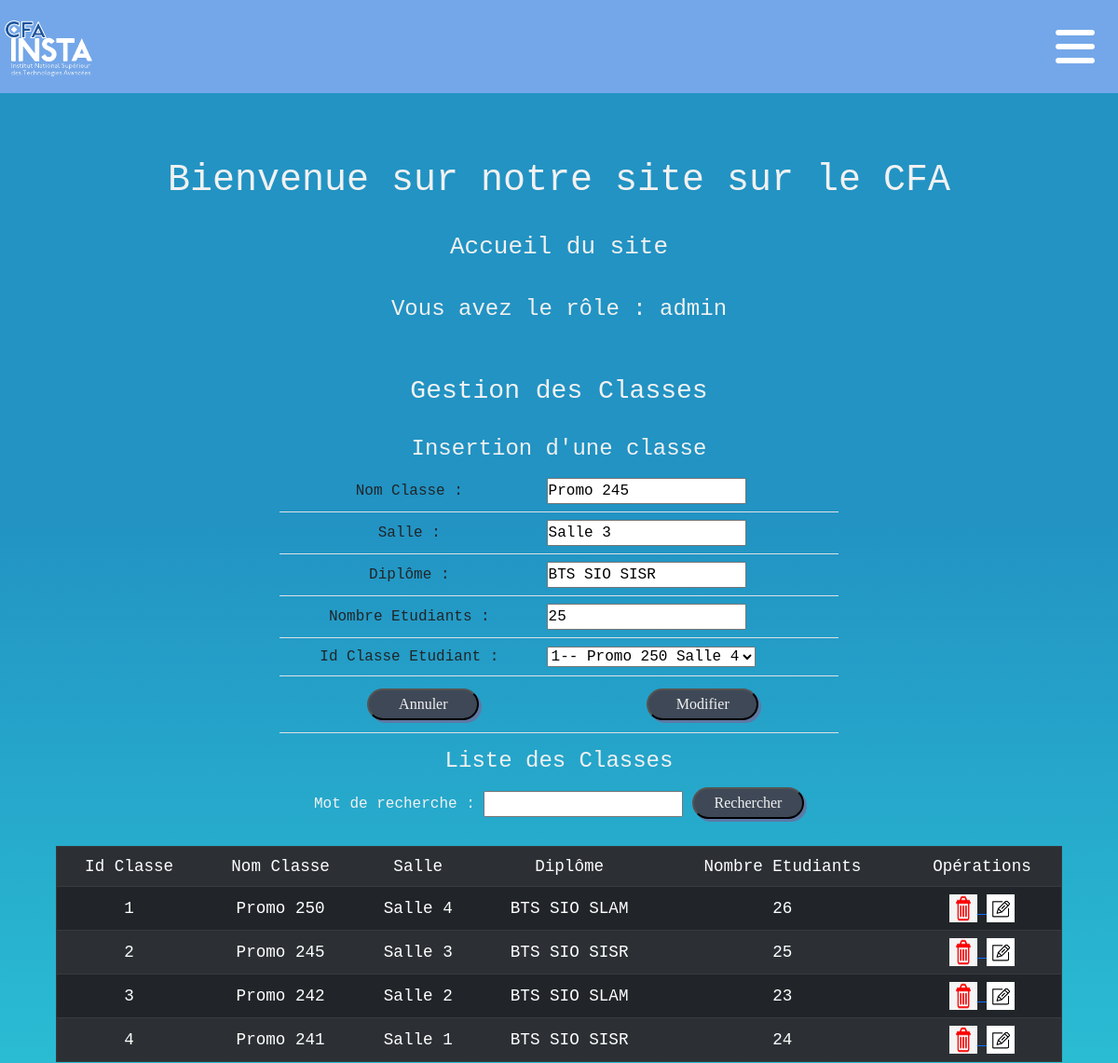
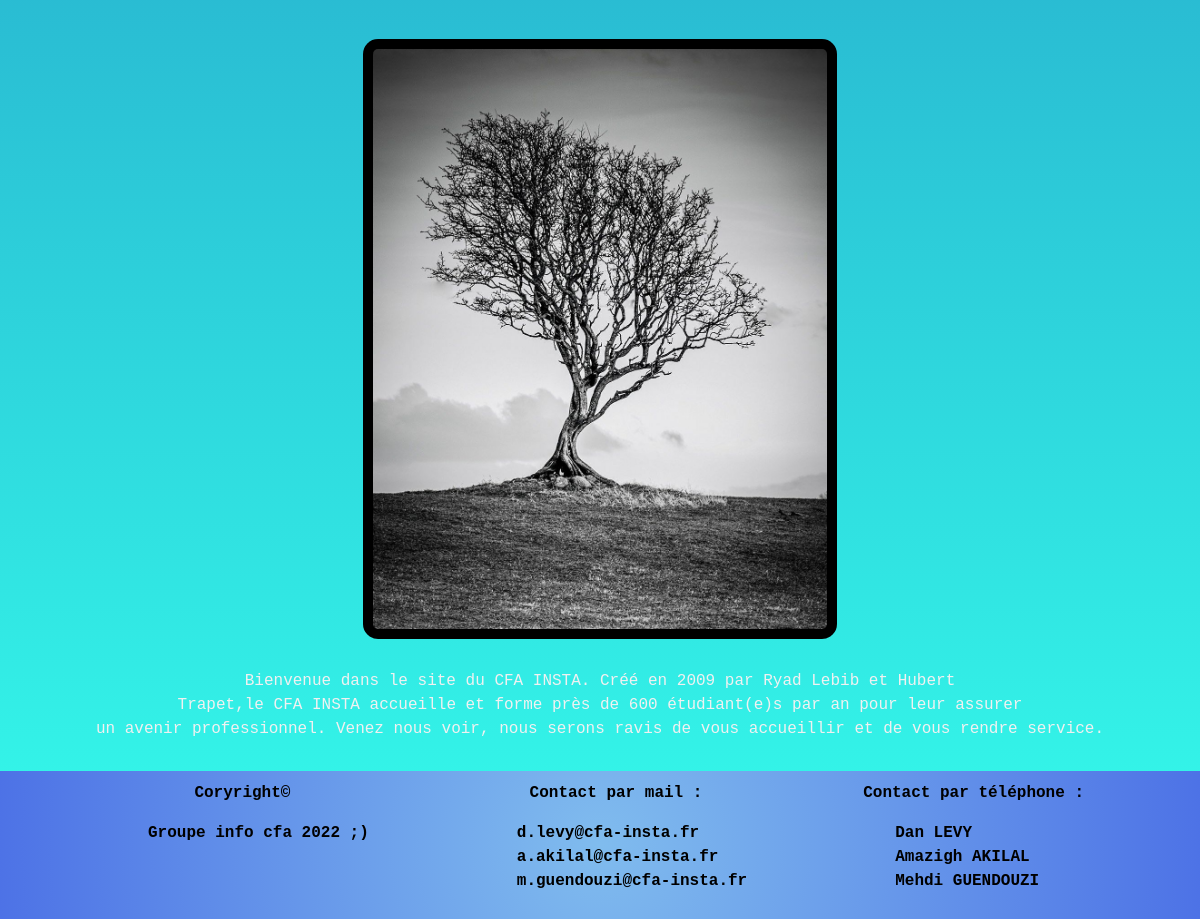
Page /home.php?page=3&action=edit&idclasse=2 (signed in) on the committed database (2 pictures, top to bottom).
### tables this page shows
create table classe(
    idclasse int(3) not null auto_increment,
    nomClasse varchar(50) not null,
    salle varchar(50) not null,
    diplome varchar(50),
    nbEtudiants int(3) not null,
    primary key (idclasse)
);

### fonctions/fonctions.php (called while the page is built, shortened)
<?php
     function connexion ()
     {
        $con = mysqli_connect("localhost", "root", "", "groupe_cfa_250");
         return $con;
     }
function selectAllClasses (){
    $requete = "select * from classe; ";
    $con = connexion();
    if ($con){
        $lesClasses = mysqli_query($con, $requete);
    }
    else{
        return null;
    }
    return $lesClasses;
}
function selectWhereClasse($idclasse){
    $requete = "select * from classe where idclasse = " .$idclasse;
    $con = connexion();
    if ($con){
        $lesClasses = mysqli_query($con, $requete);
        $uneClasse = mysqli_fetch_assoc($lesClasses);
    }
    else{
        return null;
    }
    return $uneClasse;
}
?>

### vues/vue_les_classes.php (the view)
<h4> Liste des Classes </h4>
<form method="post" action="">
    Mot de recherche :
    <input type="text" name="mot">
    <input class="boutonP" type="submit" name="Rechercher" value="Rechercher">
</form>
<br />
<div style="width: 90%;">
    <table class="table table-hover table-striped table-dark table_inline_flex" border="1">
        <tr>
            <td class="text-center align-midlle"> Id Classe</td>
            <td class="text-center align-midlle"> Nom Classe</td>
            <td class="text-center align-midlle"> Salle </td>
            <td class="text-center align-midlle"> Diplôme</td>
            <td class="text-center align-midlle"> Nombre Etudiants</td>
             <?php  if(isset($_SESSION['email']) and $_SESSION['role'] == "admin"){
                     echo "<td class='text-center align-midlle'> Opérations</td>";
                     }
                    ?>
        </tr>
        <?php
        foreach ($lesClasses as $uneClasse) {
            echo "<tr>";
            echo "<td class='text-center align-middle'>" . $uneClasse['idclasse'] . "</td>";
            echo "<td class='text-center align-middle'>" . $uneClasse['nomClasse'] . "</td>";
            echo "<td class='text-center align-middle'>" . $uneClasse['salle'] . "</td>";
            echo "<td class='text-center align-middle'>" . $uneClasse['diplome'] . "</td>";
            echo "<td class='text-center align-middle'>" . $uneClasse['nbEtudiants'] . "</td>";
            if(isset($_SESSION['email']) and $_SESSION['role'] == "admin"){
            echo "<td class='text-center align-middle'>";
            echo "<a href='home.php?page=3&action=sup&idclasse=" . $uneClasse['idclasse'] . "'>";
            echo "<img src = 'images/delete.png' height = '30' width = '30'> ";
            echo "</a>";
            echo "<a href='home.php?page=3&action=edit&idclasse=" . $uneClasse['idclasse'] . "'>";
            echo "<img src = 'images/edit.png' height = '30' width = '30'> ";
            echo "</a>";
            echo "</td>";
            }
            echo "</tr>";
        }
        ?>
    </table>
</div><br />

### vues/vue_insert_classe.php (shortened to what this page needs)
<h4>Insertion d'une classe</h4>
<form method="post" action="">
    <table class="table table-hover table_insert" border="0">
        <tr>
            <td class="align-middle text-center">Nom Classe :</td>
            <td>
                <input type="text" name="nomClasse" required value="<?php if($laClasse != null) echo $laClasse['nomClasse']; ?>">
            </td>
        </tr>
        <tr>
            <td class="align-middle text-center">Salle :</td>
            <td>
                <input type="text" name="salle" required value="<?php if($laClasse != null) echo $laClasse['salle']; ?>">
            </td>
        </tr>
        <tr>
            <td class="align-middle text-center">Diplôme :</td>
            <td>
                <input type="text" name="diplome" required value="<?php if($laClasse != null) echo $laClasse['diplome']; ?>">
            </td>
        </tr>
        <tr>
            <td class="align-middle text-center">Nombre Etudiants :</td>
            <td>
                <input type="text" name="nbEtudiants" value="<?php if($laClasse != null) echo $laClasse['nbEtudiants']; ?>">
            </td>
        </tr>
        <tr>
            <td class="align-middle text-center">Id Classe Etudiant :</td>
            <td>
            <select name="idclasse">
                    <?php
                        foreach ($lesClasses as $uneClasse){
                            echo "<option value='".$uneClasse['idclasse']."'>";
                            echo $uneClasse['idclasse']."-- ".$uneClasse['nomClasse']."  ".$uneClasse['salle'];
                            echo "</option>";
                        }
                    ?>
                </select>
            </td>
        </tr>
        <tr>
            <td class="align-middle text-center">
                <input class="boutonP" class="" type="reset" name="Annuler" value="Annuler">
            </td>
            <td class="align-middle text-center">
                <input class="boutonP" type="submit" <?php
                if ($laClasse != null) {
                    echo 'name = "Modifier" value = "Modifier"';
                } else {
                    echo 'name = "Valider" value = "Valider"';
                }
                ?> >
            </td>
        </tr>
    </table>
</form>

### style1.css (style rules this page uses)
* { margin: 0; padding: 0; }
body { background: linear-gradient(180deg, rgba(34, 147, 195, 1) 27%, rgba(45, 253, 235, 0.9626225490196079) 100%); background-size: cover; color: #F1F1F1; background-repeat: no-repeat; font-family: 'Roboto Mono', monospace; min-width: 360px; height: 100%; }
@media all and (min-width: 1036px) { .table_inline_flex { margin-right: 50px; font-size: 1.1em; } }
@media all and (min-width: 1036px) { .table_insert { width: 600px; } }
.boutonP { margin: 5px 0; border-radius: 30px; font-family: fantasy; background-color: #3F4856; color: #F1F1F1; width: 120px; padding: 3px; box-shadow: 3px 3px #5D79A5; }
.boutonP:first-child { margin-left: 30px; }

### rows in the picture
classe: nomClasse "Promo 245", salle "Salle 3", diplome "BTS SIO SISR", nbEtudiants "25", idclasse "2"
classe: idclasse "1", nomClasse "Promo 250", salle "Salle 4", diplome "BTS SIO SLAM", nbEtudiants "26"
classe: idclasse "3", nomClasse "Promo 242", salle "Salle 2", diplome "BTS SIO SLAM", nbEtudiants "23"
classe: idclasse "4", nomClasse "Promo 241", salle "Salle 1", diplome "BTS SIO SISR", nbEtudiants "24"

### other values in the picture
$_SESSION['role'] "admin"
form field idclasse "1-- Promo 250 Salle 4"
